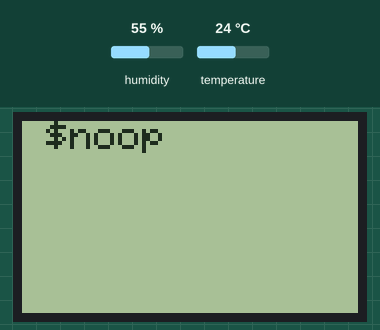
Simulated run of this sketch. Board: Arduino Uno, built with avr-gcc and run on an emulated ATmega328P. On the bench: 84×48 one-colour display. The test bench sets the inputs (shaded band); at power-on: humidity 55 %, temperature 24 °C. What the sketch prints to the serial monitor is not drawn.

Above: at 3.2 s.
3.3 s: humidity set to 22 %
At 4.9 s:
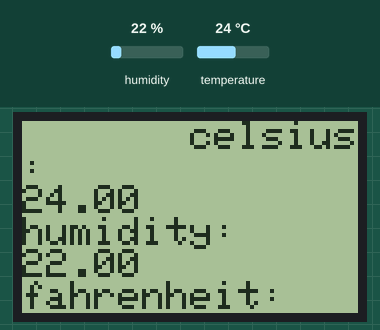
At 6.5 s:
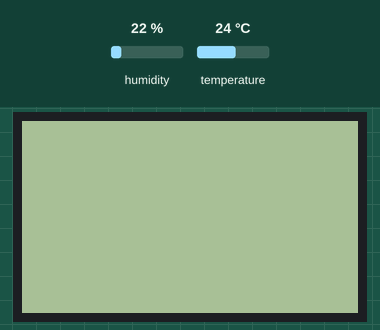
Timing chart, 0 to 8.0 s (numbered marks = the images above; inputs shaded):
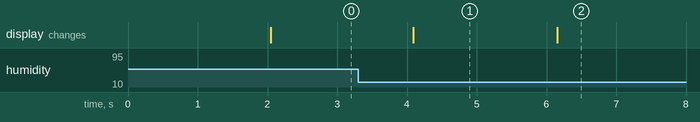

Measured:
- what the display in image 1 shows lasts 2.1 s, from 4.1 s to 6.2 s

The sketch:

DHTtester.ino
```cpp
// Example testing sketch for various DHT humidity/temperature sensors
// Written by ladyada, public domain

// REQUIRES the following Arduino libraries:
// - DHT Sensor Library: https://github.com/adafruit/DHT-sensor-library
// - Adafruit Unified Sensor Lib: https://github.com/adafruit/Adafruit_Sensor


#include <Adafruit_GFX.h>
#include <Adafruit_SPITFT.h>
#include <Adafruit_SPITFT_Macros.h>
#include <Adafruit_PCD8544.h>


#include "DHT.h"

#define DHTPIN 2     // Digital pin connected to the DHT sensor
// Feather HUZZAH ESP8266 note: use pins 3, 4, 5, 12, 13 or 14 --
// Pin 15 can work but DHT must be disconnected during program upload.

// Uncomment whatever type you're using!
#define DHTTYPE DHT11   // DHT 11
//#define DHTTYPE DHT22   // DHT 22  (AM2302), AM2321
//#define DHTTYPE DHT21   // DHT 21 (AM2301)

// Connect pin 1 (on the left) of the sensor to +5V
// NOTE: If using a board with 3.3V logic like an Arduino Due connect pin 1
// to 3.3V instead of 5V!
// Connect pin 2 of the sensor to whatever your DHTPIN is
// Connect pin 4 (on the right) of the sensor to GROUND
// Connect a 10K resistor from pin 2 (data) to pin 1 (power) of the sensor

// Initialize DHT sensor.
// Note that older versions of this library took an optional third parameter to
// tweak the timings for faster processors.  This parameter is no longer needed
// as the current DHT reading algorithm adjusts itself to work on faster procs.

Adafruit_PCD8544 display = Adafruit_PCD8544(7, 6, 5, 4, 3);


DHT dht(DHTPIN, DHTTYPE);

void setup() {
  Serial.begin(9600);


  display.begin();
  display.setTextSize(1);
  char text[7] = {' ','$','n','o','o','p'};
  display.setContrast(50);
  display.clearDisplay();
 // show splashscreen
  delay(2000);
  for (int i;i < 7; i++)
  {
    display.write(text[i]);
  }

  Serial.begin(9600);
  Serial.println(F("DHTxx test!"));

  dht.begin();
}

void loop() {


  display.display();
  // Wait a few seconds between measurements.
  delay(2000);

  // Reading temperature or humidity takes about 250 milliseconds!
  // Sensor readings may also be up to 2 seconds 'old' (its a very slow sensor)

  float h = dht.readHumidity();
  // Read temperature as Celsius (the default)
  float t = dht.readTemperature();
  // Read temperature as Fahrenheit (isFahrenheit = true)
  float f = dht.readTemperature(true);

  display.clearDisplay();
   display.println("celsius:");
  display.println(t);
   display.println("humidity:");
  display.println(h);
   display.println("fahrenheit:");
  display.println(f);
  display.display();

  // Check if any reads failed and exit early (to try again).
  if (isnan(h) || isnan(t) || isnan(f)) {
    Serial.println(F("Failed to read from DHT sensor!"));
    return;
  }

  // Compute heat index in Fahrenheit (the default)
  float hif = dht.computeHeatIndex(f, h);
  // Compute heat index in Celsius (isFahreheit = false)
  float hic = dht.computeHeatIndex(t, h, false);

  Serial.print(F("Humidity: "));
  Serial.print(h);
  Serial.print(F("%  Temperature: "));
  Serial.print(t);
  Serial.print(F("°C "));
  Serial.print(f);
  Serial.print(F("°F  Heat index: "));
  Serial.print(hic);
  Serial.print(F("°C "));
  Serial.print(hif);
  Serial.println(F("°F"));
}

void drawrect (uint8_t h) {
  display.drawRect(0,0,display.width() , h , BLACK);
}
```
